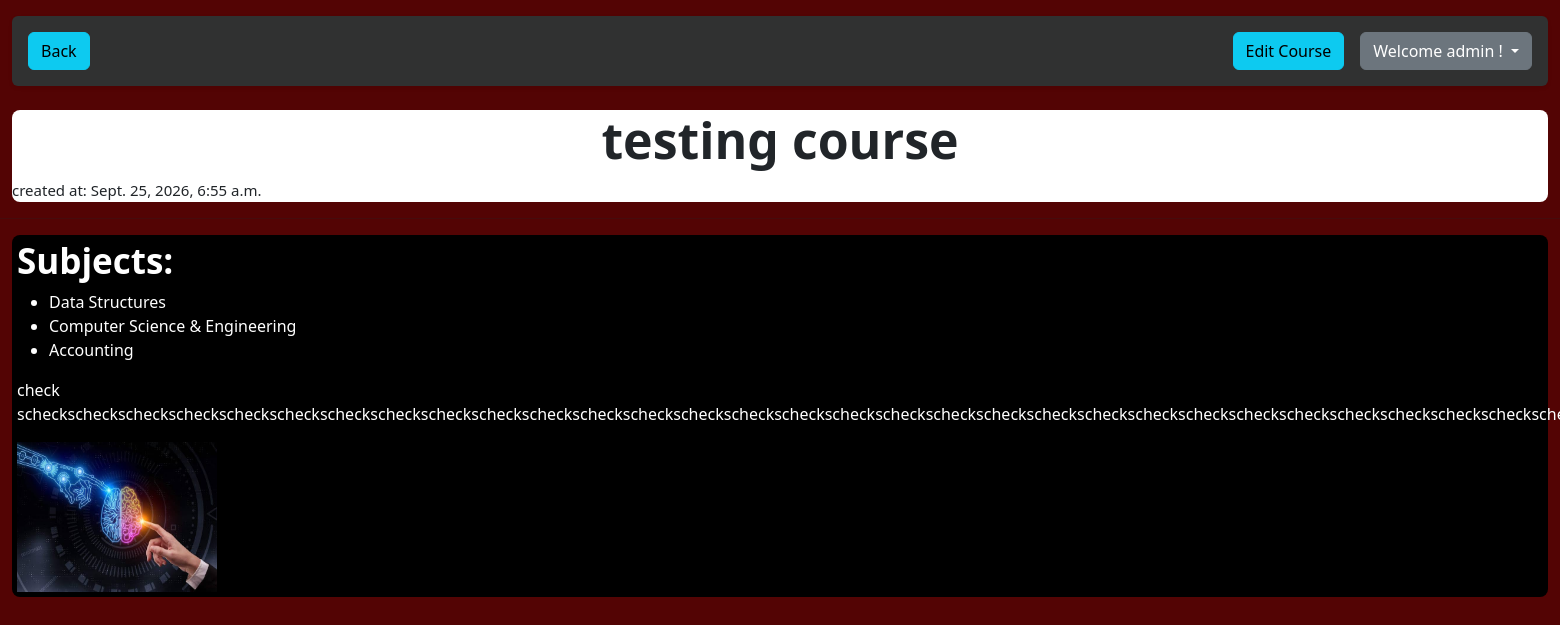
Screenshot of /courses/7/ (signed in) with the database file from the repository.
### cards/models.py (models this page shows, shortened)
class Course(models.Model):
    statuschoices=[
         ("active","ACTIVE"),
         ("inactive","INACTIVE")
    ]
    course_name=models.CharField(max_length=50,unique=True)
    subjects=models.ManyToManyField(Subject,related_name="courses")
    image=models.ImageField(upload_to="course/")
    status=models.CharField(
         choices=statuschoices,
         default="active"
    )
    created_at=models.DateTimeField(auto_now_add=True)
    updated_at=models.DateTimeField(auto_now=True)
    description=models.TextField()

class Subject(models.Model):
    subject=models.CharField(max_length=50)
    def __str__(self):
        return f"{self.subject}"

### cards/views.py (the view)
# urls.py: path('courses/<int:pk>/',views.coursedetail,name="coursedetail"),
def coursedetail(request,pk):
    if not request.user.is_authenticated:
         return redirect("login")
    course=Course.objects.get(pk=pk)
    if request.method =="POST":
            print(request.POST)
            if 'changepassword' in request.POST:
                form=CourseForm(instance=course)
                passform=ChangePassword(user=request.user,data=request.POST)
                if passform.is_valid():
                    passform.save()
                    return JsonResponse({"status":"success"})
                else:
                    return JsonResponse({"status":"error","errors":passform.errors},status=400)
            else:
                passform=ChangePassword(user=request.user)
                form=CourseForm(request.POST,request.FILES,instance=course)
                if form.is_valid():
                    form.save()
                    return JsonResponse({"status": "success"})
                else:
                    return JsonResponse({"status": "error", "errors": form.errors}, status=400)
    else:
        form=CourseForm(instance=course)
        passform=ChangePassword(user=request.user)
    context={
        "course":course,
        "form":form,
        "passform":passform
    }
    return render(request,"course_detail.html",context)

### cards/templates/course_detail.html (shortened to what this page needs)
{% load static %}
<!DOCTYPE html>
<html lang="en">
<head>
    <link rel="stylesheet" href="{% static 'css/style.css' %}">
   <link href="https://cdn.jsdelivr.net/npm/bootstrap@5.3.3/dist/css/bootstrap.min.css" rel="stylesheet">
</head>
<body style="background-color: rgb(83 4 4);">
    <div class="container-fluid mt-3">
    <nav class="navbar navbar-expand-lg rounded p-3 mb-4 shadow-sm" style="background-color: #303131;">
        <div class="container-fluid d-flex flex-wrap justify-content-between align-items-center p-0">
            <div class="d-flex align-items-center gap-3">
                <a href="{% url 'courseview'%}">
                    <button type="button" class="btn btn-info explicit">Back</button>
                </a>
            </div>
            <div class="d-flex align-items-center gap-3 mt-3 mt-lg-0">
                {% if user.is_staff or user.is_superuser %}
                <button id="coursebutton" type="button" class="btn btn-info explicit" data-bs-toggle="modal" data-bs-target="#myModal">
                    Edit Course
                </button>
                {% endif %}
                <div class="dropdown">
                    <button class="btn btn-secondary dropdown-toggle" type="button" data-bs-toggle="dropdown" aria-expanded="false">
                        Welcome {{request.user}} !
                    </button>
                </div>
            </div>
        </div>
    </nav>
</div>
    <div class="detail">
        <div class="heading">
           <div class="coursediv">
             <h1 class="courseheading">{{course.course_name}}</h1>
            <small style="text-align: left;font-size: 15px;"> created at: {{course.created_at}}</small>
           </div>
        </div>
        <hr>
        <div class="description">
            <h2 style="font-weight: bold;font-size:35px;">Subjects:</h2>
            <ul>{% for subject in course.subjects.all %}
                <li>{{subject.subject}}</li>
            {% endfor %}</ul>
            <div class="main-description">
            <p>{{course.description}}</p>
                 <img src="{{course.image.url}}" alt="courses-image" style="width: 200px;height: 150px;">
            </div>
            </div>
    </div>
</body>
</html>

### cards/static/css/style.css (style rules this page uses)
.heading { text-align: left; }
.courseheading { text-align: center; font-size: 50px; font-weight: bold; }
.coursediv { background-color: white; border-radius: 8px; margin: 12px; }
.description { padding: 5px; background-color: black; color: white; border-radius: 8px; margin: 12px; }
.main-description { display: inline-block; }

### rows the page displays
Course: course_name "testing course", created_at "Sept. 25, 2026, 6:55 a.m.", description "check…", image (picture)
Subject: subject "Data Structures"
Subject: subject "Computer Science & Engineering"
Subject: subject "Accounting"

### other values shown
{{ request.user }} "admin"
